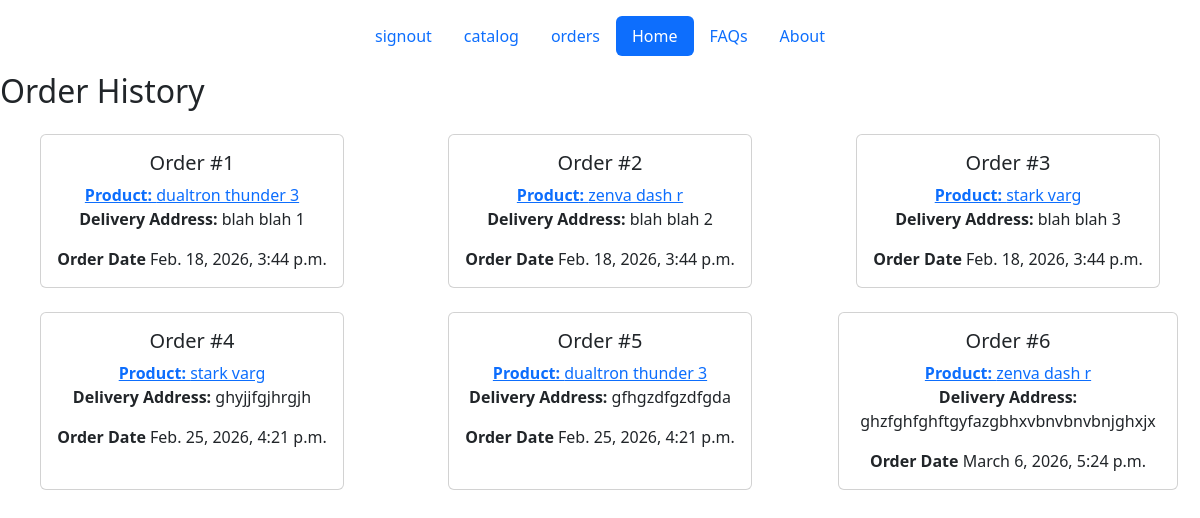
The page /orders/ (signed in) on the database as committed earlier.
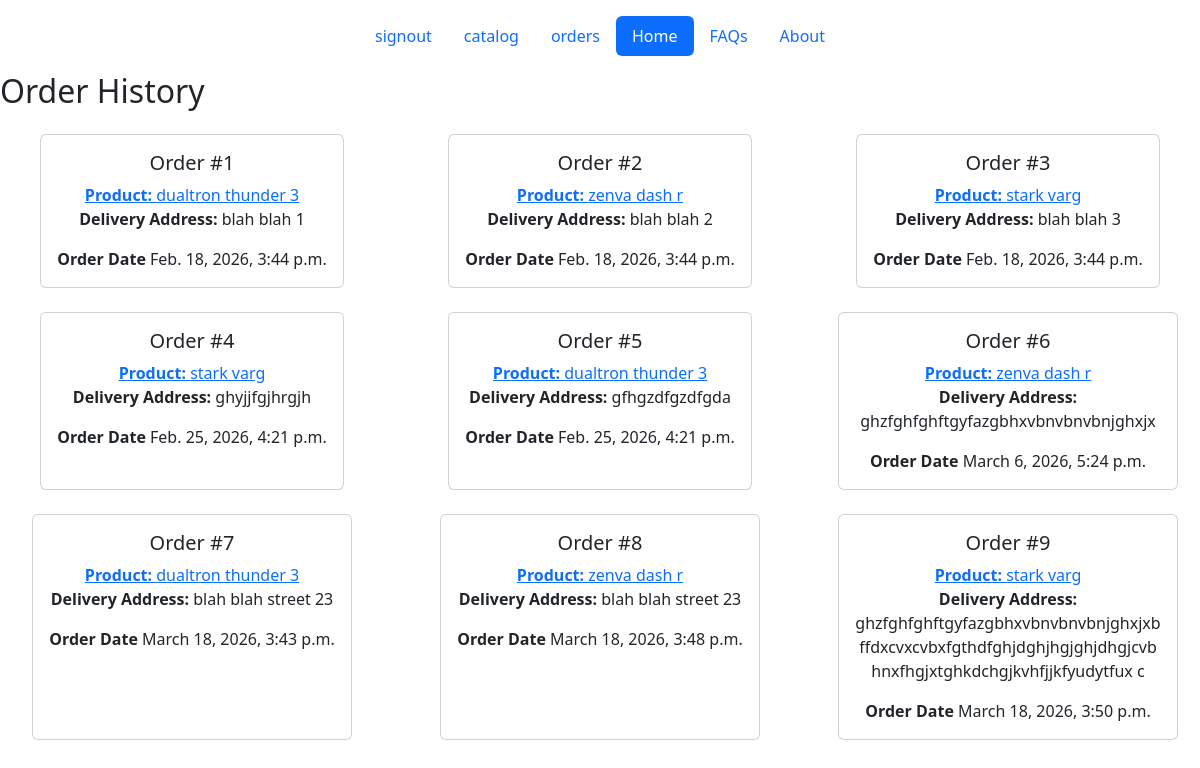
The same page on the database as committed later.
### shop/models.py (models this page shows)
class Order(models.Model):
    user = models.ForeignKey(User, on_delete=models.SET_NULL, null=True)
    product = models.ForeignKey(Product, on_delete=models.SET_NULL, null=True)
    delivery_address = models.CharField(max_length=255)
    created_at = models.DateTimeField(auto_now_add=True)

class Product(models.Model):
    name = models.CharField(max_length=100)
    image = models.ImageField(upload_to='images/Product/')
    desc = models.TextField()
    price = models.FloatField()
    discount = models.PositiveIntegerField(default=0)
    rating = models.PositiveIntegerField()
    stock = models.PositiveIntegerField()
    is_available = models.BooleanField(default=True)

### shop/views.py (the view)
# urls.py: path('orders/', orders,name='orders'),
def orders(request):
    if not request.user.is_authenticated:
        return redirect('signin')
    if request.user.id == 1:
        orders = Order.objects.all
    else:
        orders = Order.objects.filter(user=request.user)
    return render(request, 'shop/orders.html', {'orders': orders})

### shop/templates/shop/orders.html (shortened to what this page needs)
<!DOCTYPE html>
<html lang="en">
<head>
     <link href="https://cdn.jsdelivr.net/npm/bootstrap@5.3.8/dist/css/bootstrap.min.css" rel="stylesheet">
</head>
<body>
<header class="d-flex justify-content-center py-3">
      <ul class="nav nav-pills">
        {% if user.is_authenticated %}
        <li class="nav-item"><a href="{% url 'signout' %}" class="nav-link">signout</a></li>
        <li class="nav-item"><a href="{% url 'catalog' %}" class="nav-link">catalog</a></li>
        <li class="nav-item"><a href="{% url 'orders' %}" class="nav-link">orders</a></li>
        {% else %}
        <li class="nav-item"><a href="{% url 'signin' %}" class="nav-link">signin</a></li>
        <li class="nav-item"><a href="{% url 'signup' %}" class="nav-link">signup</a></li>
        {% endif %}
        <li class="nav-item"><a href="#" class="nav-link active" aria-current="page">Home</a></li>
        <li class="nav-item"><a href="#" class="nav-link">FAQs</a></li>
        <li class="nav-item"><a href="#" class="nav-link">About</a></li>
      </ul>
    </header>
<h2 class="mb-4">
Order History
</h2>
<div class="row justify-content-center">
{% for order in orders %}
<div class="col-md-6 col-lg-4 mb-4 d-flex justify-content-center">
<div class="card h-100 d-flex flex-column justify-content-between" style="max-width: 340px">
<div class="card-body text-center">
<h5 class="card-title text-wrap">
Order #{{order.id}}
</h5>
<a href="{% url 'product_detail' product_id=order.product.id %}">
<p class="card-text fs-6">
<strong>
Product:
</strong>
{{order.product.name}}
</p>
</a>
<p class="card-text fs-6">
<strong>
Delivery Address:
</strong>
{{order.delivery_address|truncatewords:6}}
</p>
<p class="card-text fs-6">
<strong>
Order Date
</strong>
{{order.created_at}}
</p>
</div>
</div>
</div>
{% endfor %}
</div>
</body>
</html>

Rows that differ between the two databases and show on the page:
added Order: id "7", product.name "dualtron thunder 3", delivery_address "blah blah street 23", created_at "March 18, 2026, 3:43 p.m."
added Order: id "8", product.name "zenva dash r", delivery_address "blah blah street 23", created_at "March 18, 2026, 3:48 p.m."
added Order: id "9", product.name "stark varg", delivery_address "ghzfghfghftgyfazgbhxvbnvbnvbnjghxjxbffdxcvxcvbxfgthdfghjdghjhgjghjdhgjcvbhnxfhgjxtghkdchgjkvhfjjkfyudytfux c", created_at "March 18, 2026, 3:50 p.m."
